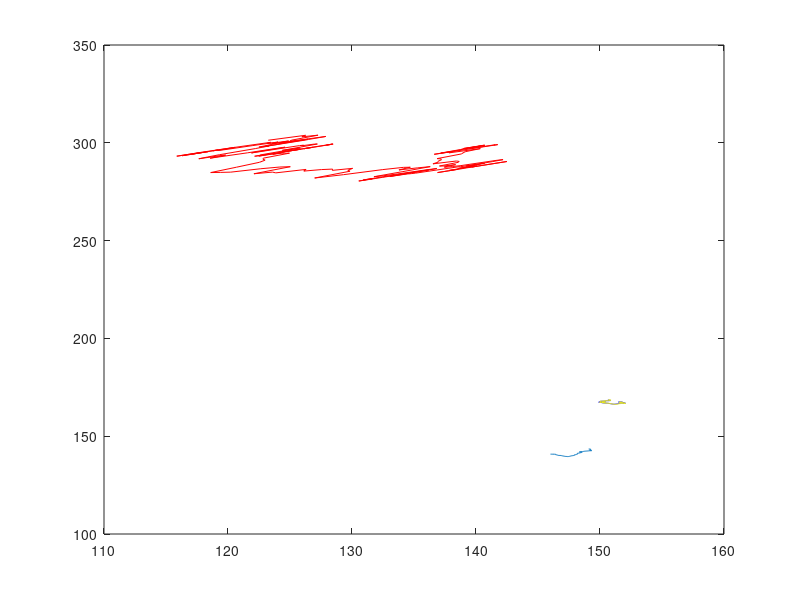
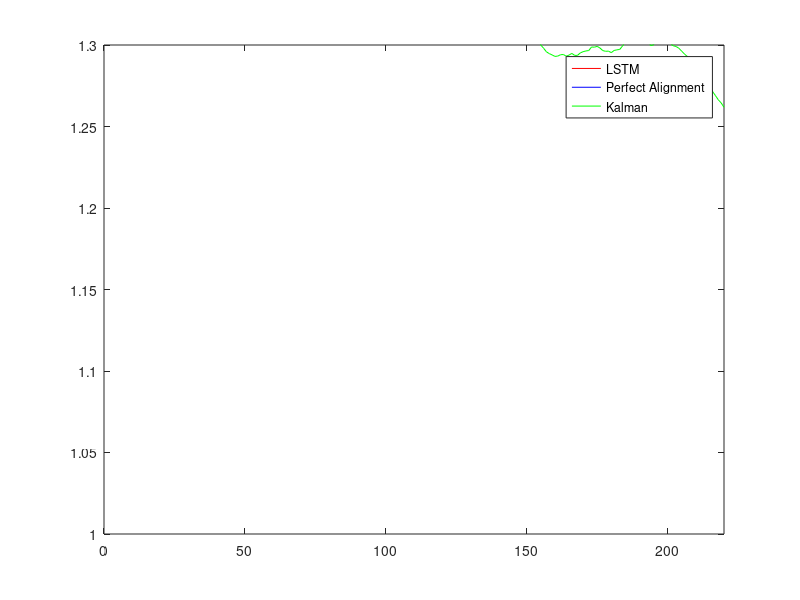

Source code (MATLAB) for these figures, in order:
%% 首先计算信道矩阵
% 基本参数：signal propagation speed  c = 3*e8  center carrier frequency fc = 30ghz 
 
%先仿真A (M=16) 与 B (N=16) 

fileID = fopen('A_x_pre.txt','r');
A_x_pre = fscanf(fileID, "%f");
fclose(fileID);

fileID = fopen('A_y_pre.txt','r');
A_y_pre = fscanf(fileID, "%f");
fclose(fileID);

fileID = fopen('B_x_move.txt','r');
B_x_move = fscanf(fileID,"%f");
fclose(fileID);

fileID = fopen('B_y_move.txt','r');
B_y_move = fscanf(fileID,"%f");
fclose(fileID);

fileID = fopen('A_x_move.txt','r');
A_x_move = fscanf(fileID,"%f");
fclose(fileID);

fileID = fopen('A_y_move.txt','r');
A_y_move = fscanf(fileID,"%f");
fclose(fileID);

%kalman filter的结果
fileID = fopen('kalmanx.txt','r');
A_x_pre1 = fscanf(fileID,"%f");
fclose(fileID);

fileID = fopen('kalmany.txt','r');
A_y_pre1 = fscanf(fileID,"%f");
fclose(fileID);

plot(A_x_pre,A_y_pre,'b');
hold on
plot(A_x_pre1(1781:2000),A_y_pre1(1781:2000),'r');
hold on 
plot(A_x_move(1781:2000),A_y_move(1781:2000),'y');
hold on
plot(B_x_move(1781:2000),B_y_move(1781:2000));
hold on

%%
c = 3*1e8; 
fc = 30*1e9;
M = 16;
N = 16;
dc = fc/(2*c);
numda = 2*dc;

cita = zeros(1,220);
cita_est = zeros(1,220);
cita_est1 = zeros(1,220);
for i = 1:1:220
    %真实的cita
    dis = sqrt((B_x_move(i+1780)-A_x_move(i+1780))*(B_x_move(i+1780)-A_x_move(i+1780))+(B_y_move(i+1780)-A_y_move(i+1780))*(B_y_move(i+1780)-A_y_move(i+1780)));
    dis_x = B_x_move(i+1780)-A_x_move(i+1780);
    cita(1,i) = acos(dis_x/dis);
    
    %估计的cita
    dis = sqrt((B_x_move(i+1780)-A_x_pre(i))*(B_x_move(i+1780)-A_x_pre(i))+(B_y_move(i+1780)-A_y_pre(i))*(B_y_move(i+1780)-A_y_pre(i)));
    dis_x = B_x_move(i+1780)-A_x_pre(i);
    cita_est(1,i) = acos(dis_x/dis);
    
    %估计的cita1
    dis = sqrt((B_x_move(i+1780)-A_x_pre1(i+1780))*(B_x_move(i+1780)-A_x_pre1(i+1780))+(B_y_move(i+1780)-A_y_pre1(i+1780))*(B_y_move(i+1780)-A_y_pre1(i+1780)));
    dis_x = B_x_move(i+1780)-A_x_pre1(i+1780);
    cita_est1(1,i) = acos(dis_x/dis);
end

%构建a_cita和b_cita
a_cita = zeros(M,1);
b_cita = zeros(N,1);
b_cita_est = zeros(N,1);
b_cita_est1 = zeros(N,1);
for times=1:1:M
    a_cita(times,1) = sqrt(1/M)*exp(-1i*2*pi*dc*(times-1)*cos(cita(1,i))/numda);
end
for times=1:1:N
    b_cita(times,1) = sqrt(1/N)*exp(-1i*2*pi*dc*(times-1)*cos(cita(1,i))/numda);
end

for times=1:1:N
    b_cita_est(times,1) = sqrt(1/N)*exp(-1i*2*pi*dc*(times-1)*cos(cita_est(1,i))/numda);
end

for times=1:1:N
    b_cita_est1(times,1) = sqrt(1/N)*exp(-1i*2*pi*dc*(times-1)*cos(cita_est1(1,i))/numda);
end
%计算A与B之间的角度

%计算每个点的信道矩阵 每个点均为N*M
Hk = zeros(N,M,220);
for i = 1:1:220
    dis = sqrt((B_x_move(i+1780)-A_x_move(i+1780))*(B_x_move(i+1780)-A_x_move(i+1780))+(B_y_move(i+1780)-A_y_move(i+1780))*(B_y_move(i+1780)-A_y_move(i+1780)));
    Hk(:,:,i) = c/(4*pi*fc*dis)*b_cita*(a_cita');
end

%% 计算SNR,然后计算Rk
snr = zeros(1,220);
Rk = zeros(1,220);
snr_perfect = zeros(1,220);
Rk_perfect = zeros(1,220); %%perfect alignment 即cita_est = cita
snr_kalman = zeros(1,220); %kalman滤波出的情况
Rk_kalman = zeros(1,220);
signal_power = 100; %传递的信号功率为1
noise_power = 1e-9;
for i = 1:1:220
    dis = sqrt((B_x_move(i+1780)-A_x_move(i+1780))*(B_x_move(i+1780)-A_x_move(i+1780))+(B_y_move(i+1780)-A_y_move(i+1780))*(B_y_move(i+1780)-A_y_move(i+1780)));
    hk = c/(4*pi*fc*dis);
    snr(1,i) = signal_power*abs(hk*b_cita_est'*b_cita)*abs(hk*b_cita_est'*b_cita)/1e-9;
    Rk(1,i) = log2(1+snr(1,i));
    
    snr_perfect(1,i) = signal_power*abs(hk*(b_cita)'*b_cita)*abs(hk*(b_cita)'*b_cita)/1e-9;
    Rk_perfect(1,i) = log2(1+snr_perfect(1,i));
    
    snr_kalman(1,i) = signal_power*abs(hk*(b_cita_est1)'*b_cita)*abs(hk*(b_cita_est1)'*b_cita)/1e-9;
    Rk_kalman(1,i) = log2(1+snr_kalman(1,i));
end

figure
plot((1:220),Rk,'r');
axis([0 220 1 1.3]);
hold on
plot((1:220),Rk_perfect,'b');
hold on
plot((1:220),Rk_kalman,'g');
legend("LSTM","Perfect Alignment","Kalman");

dist= zeros(1,220);
for i =1:1:220
     dist(1,i) = sqrt((B_x_move(i+1780)-A_x_move(i+1780))*(B_x_move(i+1780)-A_x_move(i+1780))+(B_y_move(i+1780)-A_y_move(i+1780))*(B_y_move(i+1780)-A_y_move(i+1780)));
end

